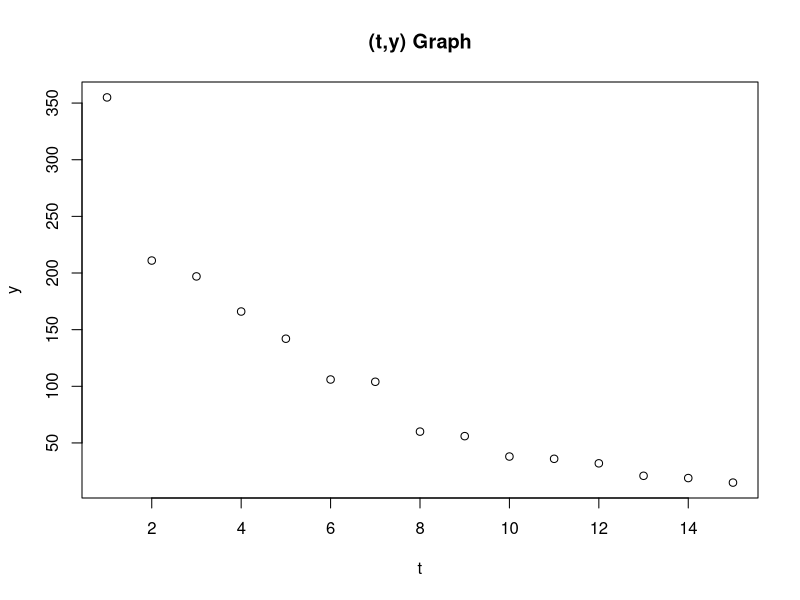
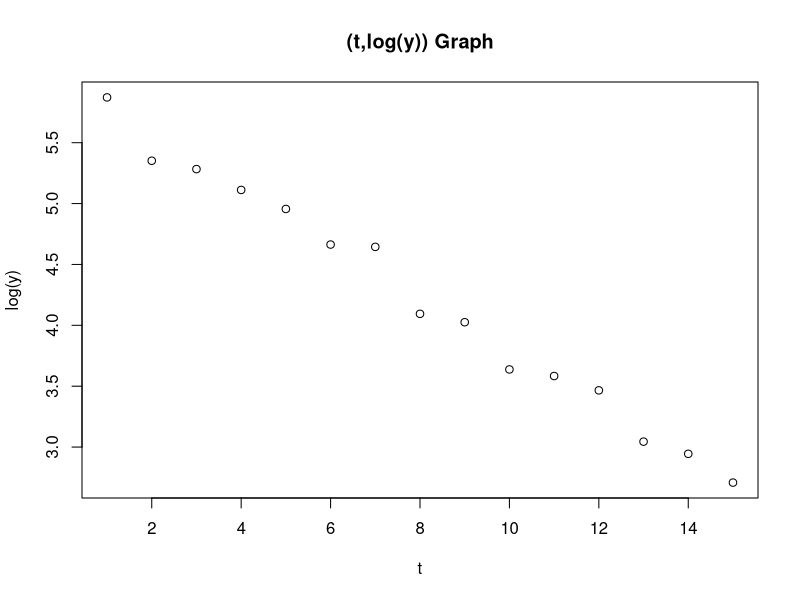
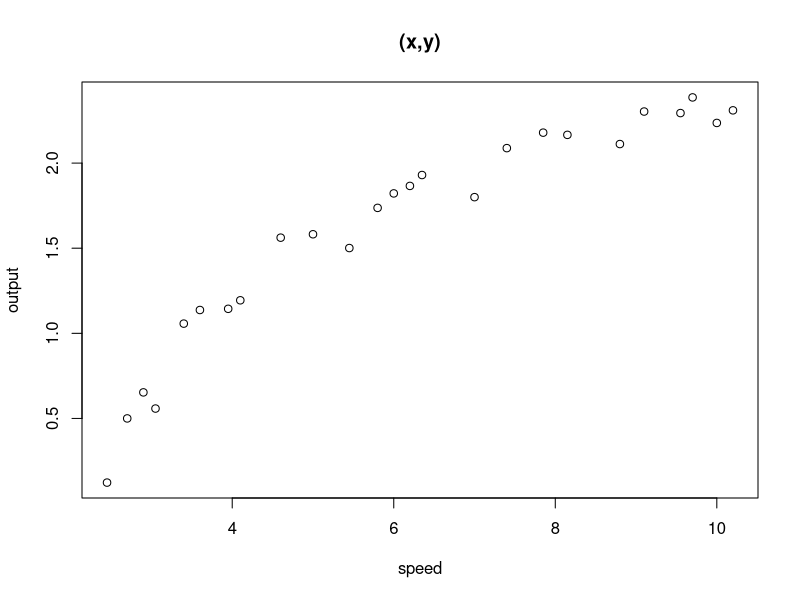
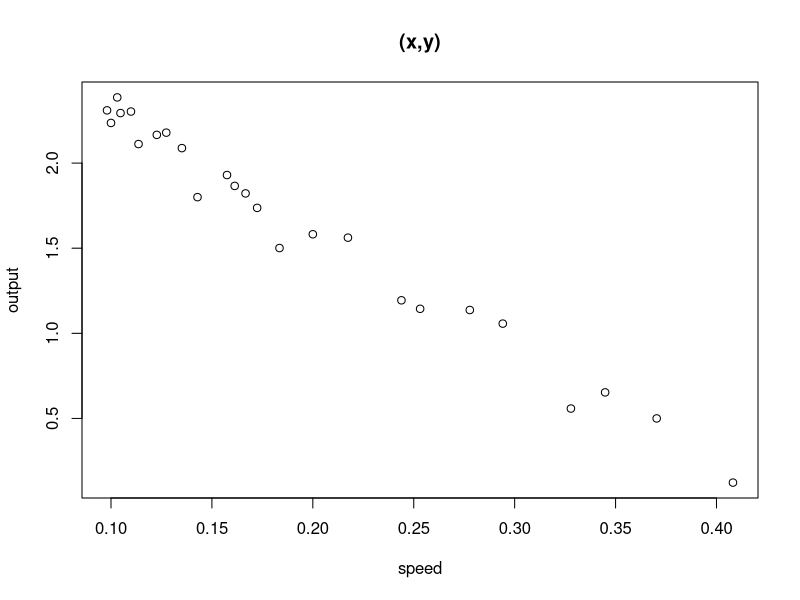

Source code (R) for these figures, in order:
getwd()
setwd("/Users/samuel/Desktop/stats/212/Homeworks/Data")

data <- read.table("BacteriaDeath.txt", header = TRUE)

t <- data[, 1]
y_t <- data[, 2]

#(t,y) Graph
plot(x = t, y = y_t, xlab = "t", ylab = "y", main = "(t,y) Graph")

#(t, log(y)) graph
y_log <- log(y_t)
plot(x = t, y = y_log, xlab = "t", ylab = "log(y)", main = "(t,log(y)) Graph")

lm_fit <- lm(y_log~t)
summary(lm_fit)
#equation: log(y) = 5.9732 - 0.2184t
# solving for y = e^(5.9732 - 0.2184t)

data <- read.table("WindSpeed.txt", header = TRUE)
output <- data[,1]
speed <- data[,2]

plot(x = speed,  y= output, xlab = "speed",  ylab= "output", main = "(x,y)")

speed2 <- 1 / (data[,2])
plot(x = speed2,  y= output, xlab = "speed",  ylab= "output", main = "(x,y)")






